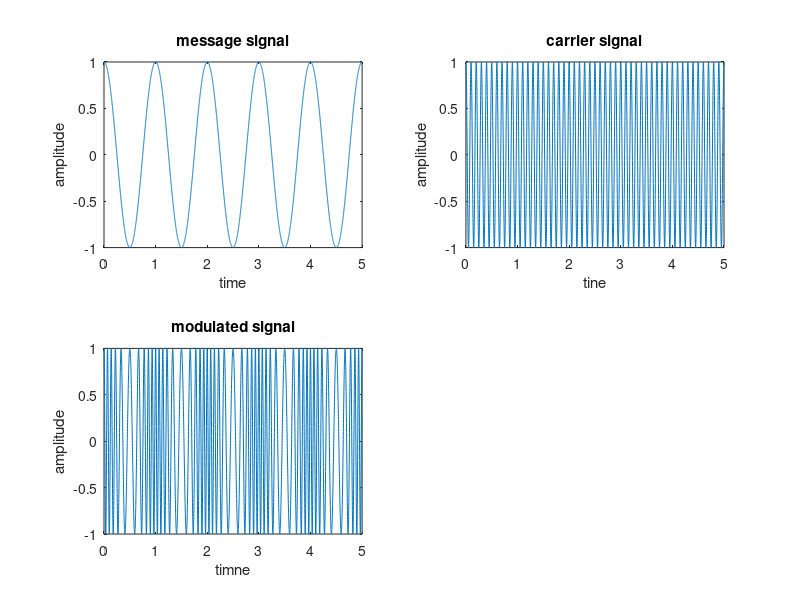

Recreate this plot in MATLAB.
close all;
t = 0:0.001:5;
Ac = 1;
Am = 1;
Fc = 10;
Fm = 1;
Kf = 5;
Fdel = Kf.*Am;
mu = Fdel./Fm;
m = Am.*cos(2.*pi.*Fm.*t);
c = Ac.*cos(2.*pi.*Fc.*t);
s = Ac * cos(2 * pi * Fc * t + mu * sin(2 * pi * Fm * t)); % FM modulation formula adjusted for wideband
subplot(2,2,1);
plot(t,m);
title("message signal");
xlabel("time");
ylabel("amplitude");
subplot(2,2,2);
plot(t,c);
title("carrier signal");
xlabel("tine");
ylabel("amplitude")
subplot(2,2,3);
plot(t,s);
title("modulated signal");
xlabel("timne");
ylabel("amplitude")
